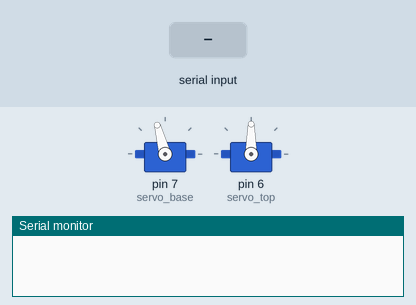
Bench run of a sketch on a simulated Arduino Uno, built with avr-gcc and run on an emulated ATmega328P. On the bench: 2 × servo, the last lines printed to the serial monitor. Inputs (shaded band) come from the test bench.

Above: at 1.2 s.
1.3 s: "b" received over Serial
At 1.6 s:
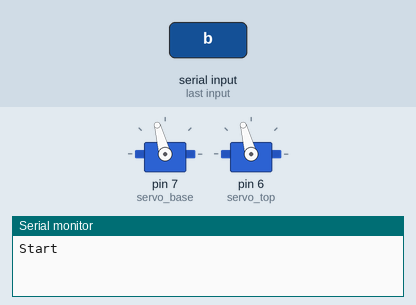
At 4.8 s:
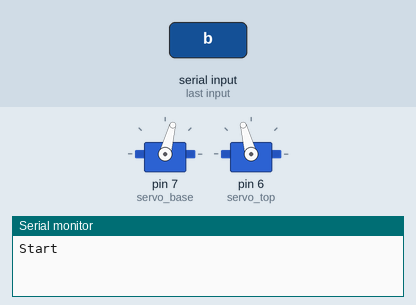
Timing chart, 0 to 6.6 s (numbered marks = the images above; inputs shaded):
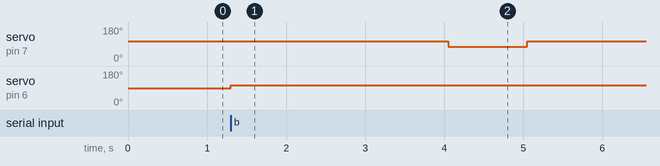

Measured:
- after the input at 1.3 s, servo on pin 7 (servo_base): 105° → 75° after 2.8 s, → 105° 1.0 s later; servo on pin 6 (servo_top): 90° → 105° at once

The sketch:

servo.ino
```cpp
#include <Servo.h>

Servo servo_base;
Servo servo_top;

int pos = 0;
char command;
void setup() {
  // put your setup code here, to run once:
  Serial.begin(9600);
  servo_base.attach(7);
  servo_top.attach(6);
  servo_base.write(105);


}

void loop() {
  // put your main code here, to run repeatedly:
  /*servo_top.write(105);
  delay(800);
  servo_top.write(90);
  servo_base.write(80);
  delay(300);
  servo_base.write(110);
  delay(300);
  */
  while (Serial.available() == 0){}
      command = Serial.read();
      if (command == 'b'){
       /* servo_top.attach(6);
        servo_top.write(105);
        delay(4300);
        servo_top.detach();
        */
          Serial.println("Start");
          servo_top.attach(6);
          servo_top.write(105);
          delay(2250);
          servo_top.detach();
          delay(500);
          servo_base.write(75);
          delay(1000);
          servo_base.write(105);
          delay(1000);
          servo_top.attach(6);
          servo_top.write(105);
          delay(2050);
          servo_top.detach();
        }


}
```
